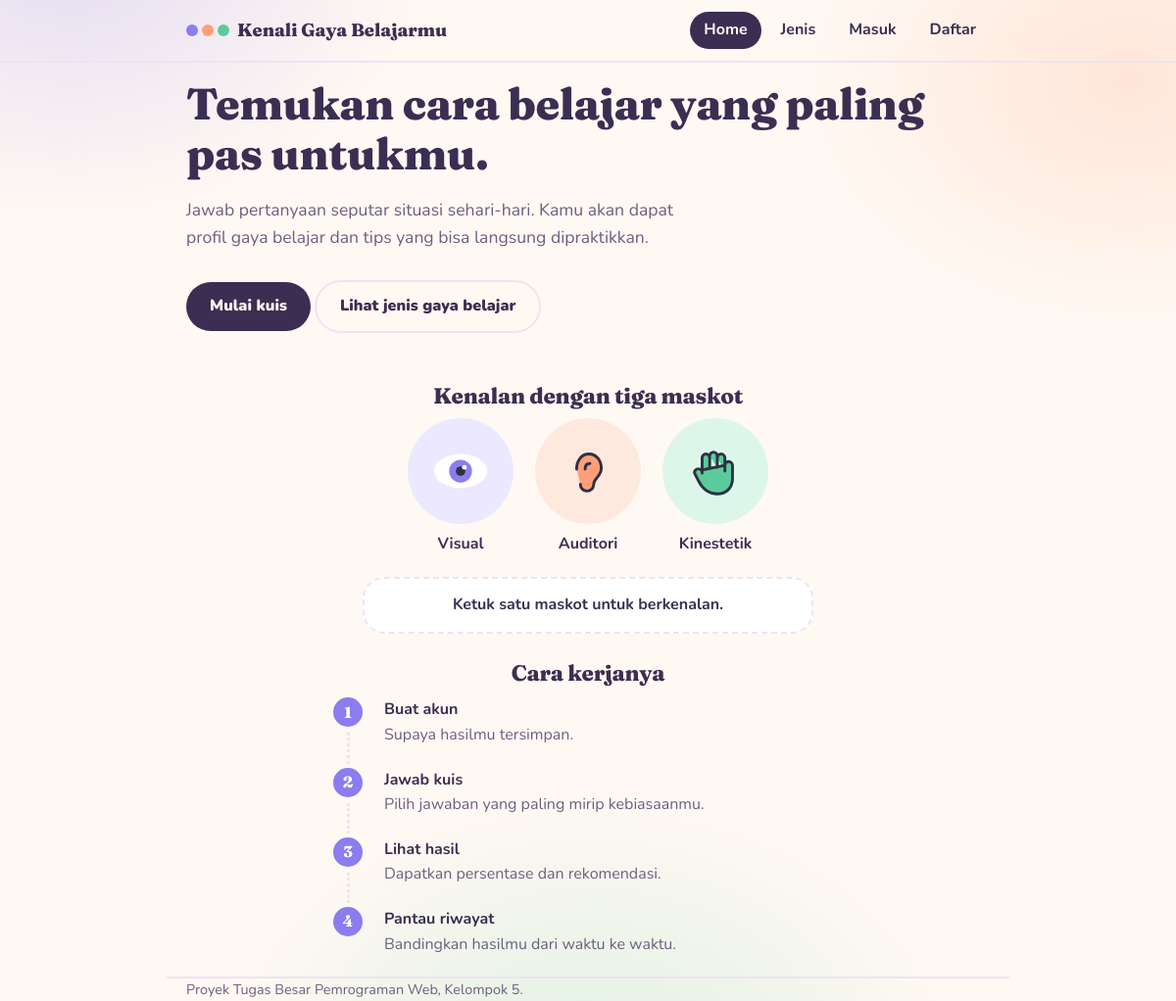
The page / on the database its author committed.
### tables this page shows
CREATE TABLE gaya_belajar (
  id            INT AUTO_INCREMENT PRIMARY KEY,
  kode          CHAR(1)      NOT NULL UNIQUE,    
  nama          VARCHAR(30)  NOT NULL,
  julukan       VARCHAR(60)  NOT NULL,
  pengertian    TEXT         NOT NULL,
  kalimat_hasil VARCHAR(200) NOT NULL,
  ciri          TEXT         NULL,               
  tips          TEXT         NULL,               
  bidang        VARCHAR(200) NULL
);

### config/koneksi.php (called while the page is built, shortened)
<?php
function url(string $path): string {
    return BASE_URL . $path;
}
function e(?string $s): string {
    return htmlspecialchars((string)$s, ENT_QUOTES, 'UTF-8');
}

### index.php (the view, shortened to what this page needs)
<?php
require __DIR__ . '/config/koneksi.php';
require __DIR__ . '/includes/ikon.php';
$gaya  = $db->query('SELECT kode, nama, kalimat_hasil FROM gaya_belajar ORDER BY id')->fetch_all(MYSQLI_ASSOC);
$login = !empty($_SESSION['user']);
require __DIR__ . '/includes/header.php';
?>
<section class="hero">
  <h1>Temukan cara belajar yang paling pas untukmu.</h1>
  <p class="lead">Jawab pertanyaan seputar situasi sehari-hari. Kamu akan dapat profil gaya belajar dan tips yang bisa langsung dipraktikkan.</p>
  <p>
    <a class="btn" href="<?= url($login ? '/kuis.php' : '/daftar.php') ?>">Mulai kuis</a>
    <a class="btn ghost" href="<?= BASE_URL ?>/jenis.php">Lihat jenis gaya belajar</a>
  </p>
</section>
<h2 class="tengah">Kenalan dengan tiga maskot</h2>
<div class="trio">
  <?php foreach ($gaya as $g): ?>
    <button type="button" class="mas <?= e(strtolower($g['kode'])) ?>" data-kode="<?= e($g['kode']) ?>" aria-pressed="false">
      <span class="mi"><?= ikon($g['kode']) ?></span><?= e($g['nama']) ?>
    </button>
  <?php endforeach; ?>
</div>
<div class="trioNote" id="trioNote" aria-live="polite">Ketuk satu maskot untuk berkenalan.</div>
<h2 class="tengah">Cara kerjanya</h2>
<ol class="steps">
  <li><strong>Buat akun</strong><span>Supaya hasilmu tersimpan.</span></li>
  <li><strong>Jawab kuis</strong><span>Pilih jawaban yang paling mirip kebiasaanmu.</span></li>
  <li><strong>Lihat hasil</strong><span>Dapatkan persentase dan rekomendasi.</span></li>
  <li><strong>Pantau riwayat</strong><span>Bandingkan hasilmu dari waktu ke waktu.</span></li>
</ol>
<?php require __DIR__ . '/includes/footer.php'; ?>

### includes/ikon.php
<?php
function ikon(string $kode): string {
    switch (strtoupper($kode)) {
        case 'V':
            return '<svg viewBox="0 0 64 64" aria-hidden="true"><ellipse cx="32" cy="32" rx="28" ry="18" fill="#fff"/><circle cx="32" cy="32" r="12" fill="#8B7CF0"/><circle cx="32" cy="32" r="5" fill="#2D3142"/><circle cx="36" cy="28" r="2.5" fill="#fff"/></svg>';
        case 'A':
            return '<svg viewBox="0 0 64 64" aria-hidden="true"><path d="M20 30c0-9 5-16 13-16s13 7 13 15c0 9-8 10-8 17a7 7 0 0 1-14 0" fill="#FF9F7A" stroke="#2D3142" stroke-width="3" stroke-linecap="round"/><path d="M29 30c0-4 2-6 5-6" fill="none" stroke="#2D3142" stroke-width="3" stroke-linecap="round"/></svg>';
        default:
            return '<svg viewBox="0 0 64 64" aria-hidden="true"><path d="M18 34V18a4 4 0 0 1 8 0v10m0-12a4 4 0 0 1 8 0v12m0-10a4 4 0 0 1 8 0v14m0-6a4 4 0 0 1 8 0v14c0 10-7 16-16 16-10 0-16-6-20-14l-4-8a4 4 0 0 1 7-3z" fill="#5CCB9C" stroke="#2D3142" stroke-width="3" stroke-linejoin="round" stroke-linecap="round"/></svg>';
    }
}

### assets/style.css (style rules this page uses)
:root { --bg:#FFF9F3;--surface:#FFFFFF;--text:#3A2F52;--muted:#6B6080;--line:#EDE3F3; --blue:#8B7CF0;--yellow:#FF9F7A;--green:#5CCB9C;--err:#C2334D;--ok:#23825B; --blue-soft:#ECE8FF;--yellow-soft:#FFE9DE;--green-soft:#DDF6EA; }
* { box-sizing:border-box }
body { margin:0;color:var(--text);background-color:var(--bg);font-family:'Nunito',system-ui,-apple-system,'Segoe UI',sans-serif;line-height:1.6; background-image:radial-gradient(520px 380px at 6% -4%,rgba(139,124,240,.22),transparent 70%), radial-gradient(480px 360px at 96% 8%,rgba(255,159,122,.22),transparent 70%), radial-gradient(560px 420px at 50% 108%,rgba(92,203,156,.20),transparent 70%); background-attachment:fixed }
a { color:inherit }
h1,h2,h3 { font-family:'Fraunces',Georgia,serif;font-weight:800;letter-spacing:-.01em;line-height:1.15 }
h1 { font-size:clamp(1.9rem,5vw,2.8rem);margin:0 0 12px }
h2 { font-size:1.4rem;margin:28px 0 10px }
.lead { color:var(--muted);font-size:1.1rem;max-width:48ch }
.tengah { text-align:center }
button,.btn { display:inline-block;border:0;cursor:pointer;font:inherit;font-weight:900;text-decoration:none;padding:12px 24px;border-radius:999px;background:var(--text);color:var(--bg);margin-top:12px }
.btn.ghost { background:transparent;color:var(--text);border:2px solid var(--line) }
.hero { padding:16px 0 8px }
.trio { display:flex;gap:22px;justify-content:center;flex-wrap:wrap }
.mas { border:0;background:none;color:var(--text);display:flex;flex-direction:column;align-items:center;gap:8px;margin:0;padding:0;font-weight:700 }
.mas.v,.tabs .v { --c:var(--blue);--s:var(--blue-soft) }
.mas.a,.tabs .a { --c:var(--yellow);--s:var(--yellow-soft) }
.mas.k,.tabs .k { --c:var(--green);--s:var(--green-soft) }
.mi { width:108px;height:108px;border-radius:50%;background:var(--s);display:grid;place-items:center;transition:transform .2s,box-shadow .2s }
.mi svg { width:62px;height:62px }
.trioNote { max-width:460px;margin:20px auto 0;padding:14px 20px;border-radius:22px;background:var(--surface);border:2px dashed var(--line);text-align:center;font-weight:700 }
.steps { list-style:none;padding:0;margin:12px auto 0;max-width:520px;counter-reset:s }
.steps li { counter-increment:s;position:relative;padding:0 0 20px 52px }
.steps li::before { content:counter(s);position:absolute;left:0;top:0;width:30px;height:30px;border-radius:50%;background:var(--blue);color:#fff;display:grid;place-items:center;font-weight:800;font-family:'Fraunces',Georgia,serif }
.steps li::after { content:"";position:absolute;left:14px;top:36px;bottom:4px;border-left:3px dotted var(--line) }
.steps li:last-child::after { display:none }
.steps strong { display:block }
.steps span { color:var(--muted) }

### rows shown on the page
gaya_belajar: kode "V" (drawn), nama "Visual"
gaya_belajar: kode "A" (drawn), nama "Auditori"
gaya_belajar: kode "K" (drawn), nama "Kinestetik"

### other values the page prints
$label "Home Jenis Masuk Daftar"
